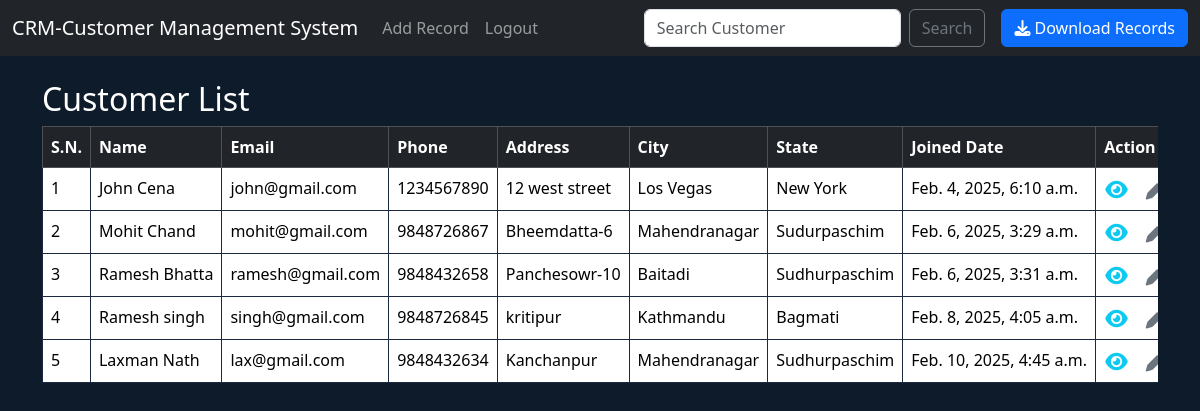
The app's page / (signed in), older data.
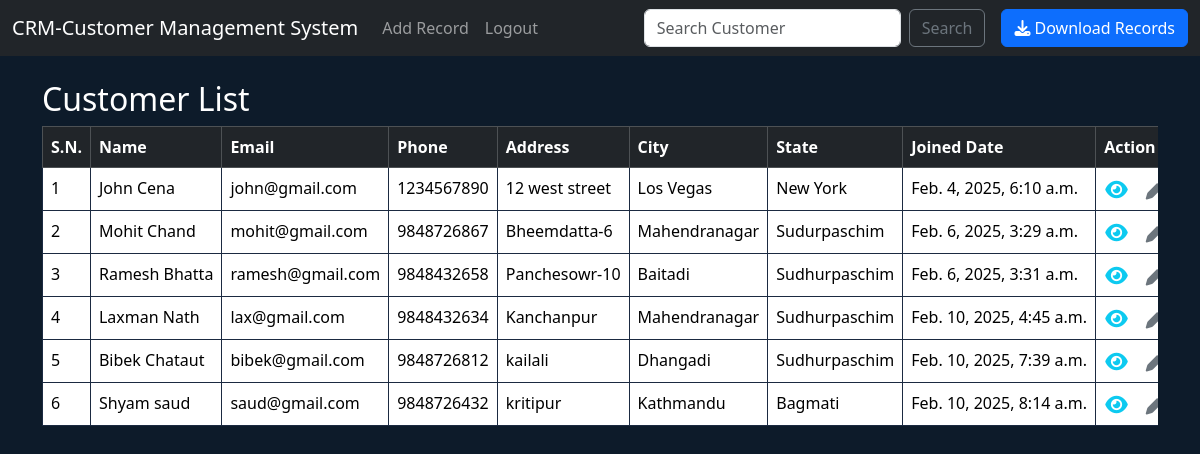
The same page, newer data.
### website/models.py (models this page shows, shortened)
class Record(models.Model):
    created_at = models.DateTimeField(auto_now_add=True)
    first_name = models.CharField(max_length=100)
    last_name = models.CharField(max_length=100)
    email = models.EmailField(max_length=100)
    phone = models.IntegerField()
    address = models.CharField(max_length=100)
    city = models.CharField(max_length=100)
    state = models.CharField(max_length=100)
    zipcode = models.CharField(max_length=100)

### website/views.py (the view)
# urls.py: 2. Add a URL to urlpatterns:  path('', views.home, name='home')
def home(request):
    records=Record.objects.all()
    if request.method == 'POST':
        username = request.POST['username']
        password = request.POST['password']
        user = authenticate(request, username=username, password=password)
        if user is not None:
            login(request, user)
            messages.success(request, "You Have Been Logged In!")
            return redirect('home')
        else:
            messages.success(request, "There Was An Error Logging In, Please Try Again...")
            return redirect('home')
    else:
        return render(request, 'home.html', {'records':records})

### website/templates/home.html (shortened to what this page needs)
{% extends 'base.html' %}
{% block content %}
    {% if user.is_authenticated %}
    <h2>Customer List</h2>
    <div class="table-responsive">
    <table class="table table-hover table-bordered">
      <thead class="table-dark">
        <tr>
          <th scope="col">S.N.</th>
          <th scope="col">Name</th>
          <th scope="col">Email</th>
          <th scope="col">Phone</th>
          <th scope="col">Address</th>
          <th scope="col">City</th>
          <th scope="col">State</th>
          <th scope="col">Joined Date</th>
          <th scope="col">Action</th>
        </tr>
      </thead>
      <tbody>
      {% if records %}
        {% for record in records %}
            <tr>
              <td>{{ forloop.counter }}</td>
              <td>
                 <a class="nav-link" style="white-space: nowrap;" href="{% url 'record' record.id %}">{{ record.first_name }} {{ record.last_name }} </a>
                </td>
              <td style="white-space: nowrap; ">{{ record.email }}</td>
              <td style="white-space: nowrap;">{{ record.phone }}</td>
              <td style="white-space: nowrap;">{{ record.address }} </td>
              <td style="white-space: nowrap;">{{ record.city }} </td>
              <td style="white-space: nowrap;">{{ record.state }} </td>
              <td style="white-space: nowrap;">{{ record.created_at }} </td>
              <td style="white-space: nowrap;">
                <div class="d-flex justify-content-between">
                  <a href="{% url 'record' record.id %}" class="btn btn-link p-0 me-3" title="View Record">
                   <i class="fa fa-eye fa-lg text-info"></i>
                  </a>
                  <a href="{% url 'update-record' record.id %}" class="btn btn-link p-0 me-3" title="Update Record">
                  <i class="fa fa-pen fa-lg text-secondary"></i>
                  </a>
                  </div>
               </td>
            </tr>
          {% endfor %}
      {% endif %}
    </tbody>
  </table>
</div>
{% endif %}
{% endblock %}

### website/templates/base.html (shortened to what this page needs)
<!doctype html>
<html lang="en">
  <head>
    <link href="https://cdn.jsdelivr.net/npm/bootstrap@5.3.3/dist/css/bootstrap.min.css" rel="stylesheet">
    <link rel="stylesheet" href="https://cdnjs.cloudflare.com/ajax/libs/font-awesome/6.4.0/css/all.min.css">
  </head>
  <body>
    {% include 'navbar.html' %}
    <div class="container">
        <br>
    {% block content %}
    {% endblock %}
</div>
  </body>
</html>

### website/templates/navbar.html (shortened to what this page needs)
<nav class="navbar navbar-expand-lg navbar-dark bg-dark">
  <div class="container-fluid">
    <a class="navbar-brand" href="{% url 'home' %}">CRM-Customer Management System</a>
    <div class="collapse navbar-collapse" id="navbarSupportedContent">
      <ul class="navbar-nav me-auto mb-2 mb-lg-0">
        {% if user.is_authenticated %}
        <li class="nav-item">
          <a class="nav-link" href="{% url 'add-record' %}">Add Record</a>
        </li>
        <li class="nav-item">
          <a class="nav-link" href="{% url 'logout' %}">Logout</a>
        </li>
      </ul>
        <form class="d-flex ms-auto" role="search"  action="{% url 'search-record' %}" method="POST">
          <input class="form-control me-2" type="search" placeholder="Search Customer" aria-label="Search" name="searched">
          <button class="btn btn-outline-secondary" type="submit">Search</button>
        </form>
            <a href="{% url 'download-customers' %}" class="btn btn-primary ms-3">
              <i class="fa fa-download"></i> Download Records
            </a>
        {% endif %}
    </div>
  </div>
</nav>

### website/templates/base.html (style rules this page uses)
body { background-color: #0d1b2a; color: white; }
.table { background-color:#152238; color: white; border-color: #1b2a41; }
.table thead { background-color:rgb(90, 95, 100); / }
a, .btn-link { color:#4ea8de; }

Row changes from the older to the newer data that the page shows:
removed Record: first_name "Ramesh", last_name "singh", email "singh@gmail.com", phone "9848726845", address "kritipur", city "Kathmandu", state "Bagmati", created_at "Feb. 8, 2025, 4:05 a.m."
added Record: first_name "Bibek", last_name "Chataut", email "bibek@gmail.com", phone "9848726812", address "kailali", city "Dhangadi", state "Sudhurpaschim", created_at "Feb. 10, 2025, 7:39 a.m."
added Record: first_name "Shyam", last_name "saud", email "saud@gmail.com", phone "9848726432", address "kritipur", city "Kathmandu", state "Bagmati", created_at "Feb. 10, 2025, 8:14 a.m."
